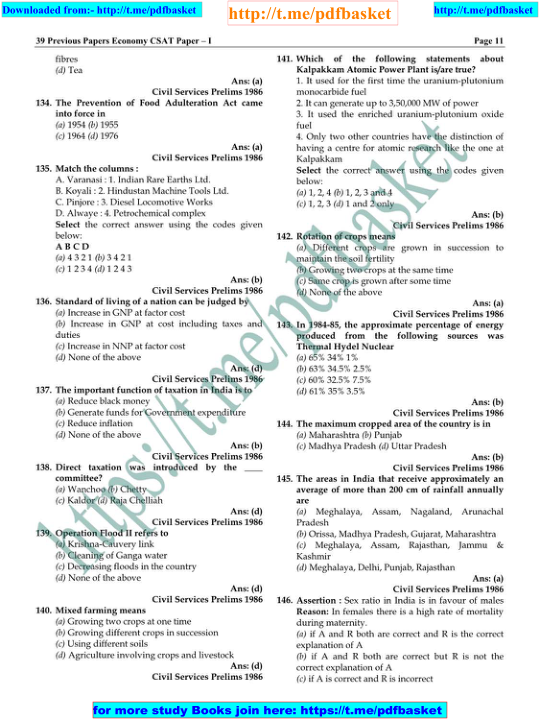
#> input picture img.png, 540 x 720 px
$ python DivideQuestions.py
#> lines starting #> are read from the running program, lines starting #| are printed output that depends on the picture; after the words box and inside, x2 and y2 are one past the last pixel; in counts of white or black regions, pixels touching at a corner belong together
import cv2
import numpy as np

def NumberOfPartitions(gray):
    blur = cv2.GaussianBlur(gray, (29,837), 0)
    thresh = cv2.threshold(blur, 0, 245, cv2.THRESH_BINARY_INV + cv2.THRESH_OTSU)[1]
    rows, cols = thresh.shape
    kernel = cv2.getStructuringElement(cv2.MORPH_RECT, (25,25))

    dilate = cv2.dilate(thresh, kernel, iterations=10)
    count=0
    cnts = cv2.findContours(thresh, cv2.RETR_EXTERNAL, cv2.CHAIN_APPROX_SIMPLE)
    cnts = cnts[0] if len(cnts) == 2 else cnts[1]
    for c in cnts:
        x,y,w,h = cv2.boundingRect(c)
        if(((y+h)-y)==rows):
            count+=1
    return count
def res():
    while True:
        image = cv2.imread('img.png')
#> image is the input picture: shape (720, 540, 3); mean B, G, R 237.1, 236.1, 230.7
        #Removing watermark in order to divide without its involvement.
        alpha = 2.0
        beta = -160
        new = alpha * image + beta
        image = np.clip(new, 0, 255).astype(np.uint8)

        gray = cv2.cvtColor(image, cv2.COLOR_BGR2GRAY)
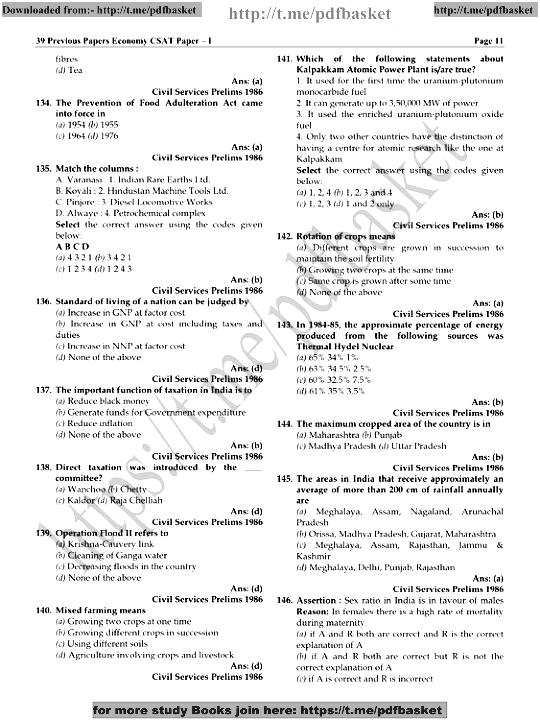
#> gray: shape (720, 540); min 0, max 255, mean 236.3
        blur = cv2.GaussianBlur(gray, (35,37), 0)
        thresh = cv2.threshold(blur, 0, 245, cv2.THRESH_BINARY_INV + cv2.THRESH_OTSU)[1]
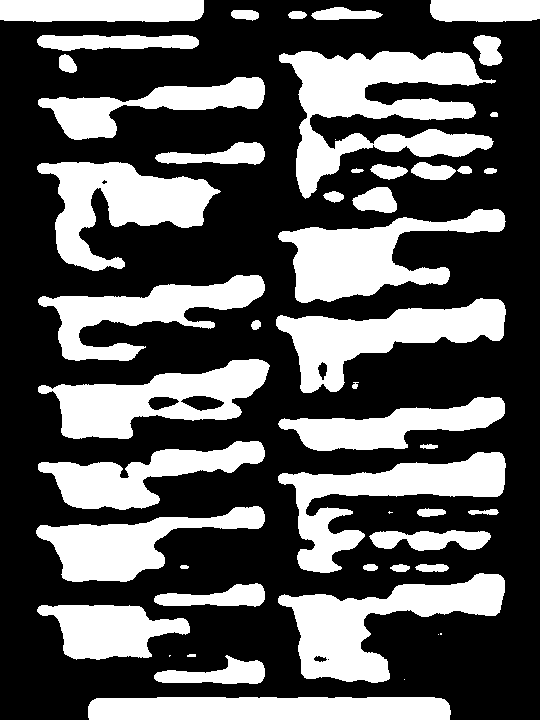
#> thresh: shape (720, 540); values 0 (black) and 245 (white), 35.4% white; 50 white regions (6 under 20 px), largest, box (x1, y1, x2, y2) and area: (279, 51, 496, 199) 14185, (278, 573, 505, 683) 10285, (278, 209, 506, 303) 9446
        rows, cols = thresh.shape
#> rows = 720; cols = 540
        kernel = cv2.getStructuringElement(cv2.MORPH_RECT, (13,13))
        dilate = cv2.dilate(thresh, kernel, iterations=10)
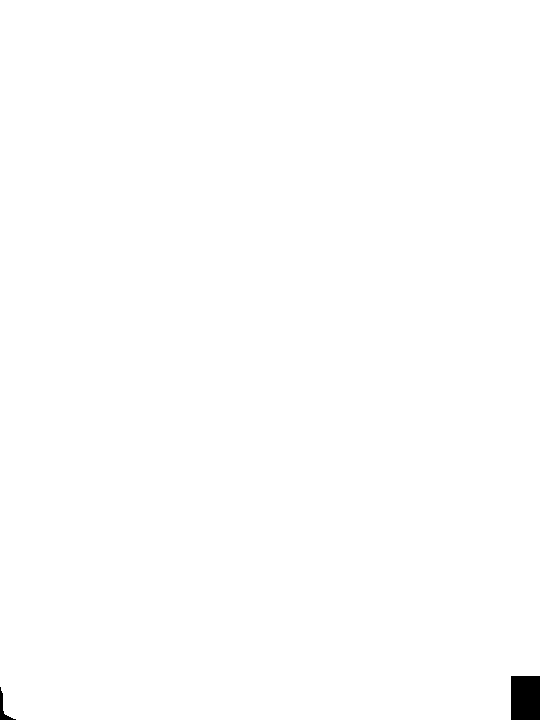
#> dilate: shape (720, 540); values 0 (black) and 245 (white), 99.6% white; 2 black regions
        cnts = cv2.findContours(thresh, cv2.RETR_EXTERNAL, cv2.CHAIN_APPROX_SIMPLE)
#> cnts = 50 contours, 8 with area under 20; largest, box (x1, y1, x2, y2) and area: (279, 51, 496, 199) 13564, (278, 573, 505, 683) 10010, (38, 359, 270, 439) 9364, (37, 162, 221, 271) 9114, (278, 209, 506, 303) 9110
        cnts = cnts[0] if len(cnts) == 2 else cnts[1]
        c = max(cnts, key = cv2.contourArea)
#> c = contour of 579 points, box (x1, y1, x2, y2) (279, 51, 496, 199), area 13564
        x,y,w,h = cv2.boundingRect(c)
#> x = 279; y = 51; w = 217; h = 148
        cv2.rectangle(image, (x, y), (x + w, y + h), (36,255,12), 2)
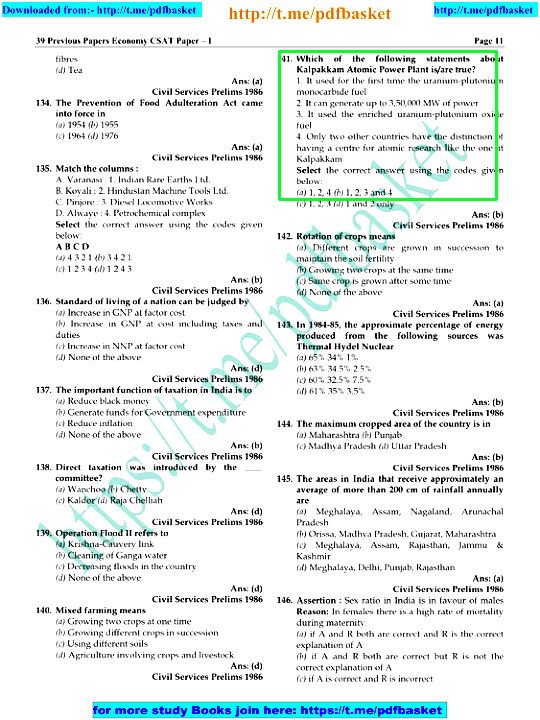
#> image: shape (720, 540, 3); mean B, G, R 237.9, 238.1, 230.4
        count = NumberOfPartitions(gray)
#> in NumberOfPartitions, `blur = cv2.GaussianBlur(gray, (29,837), 0)`:
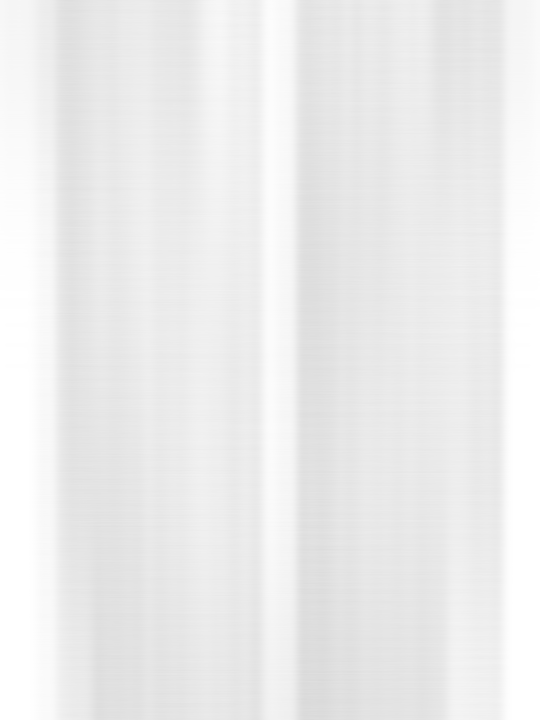
#> blur: shape (720, 540); min 217, max 255, mean 236.3
#> in NumberOfPartitions, `thresh = cv2.threshold(blur, 0, 245, cv2.THRESH_BINARY_INV + cv2.THRES..`:
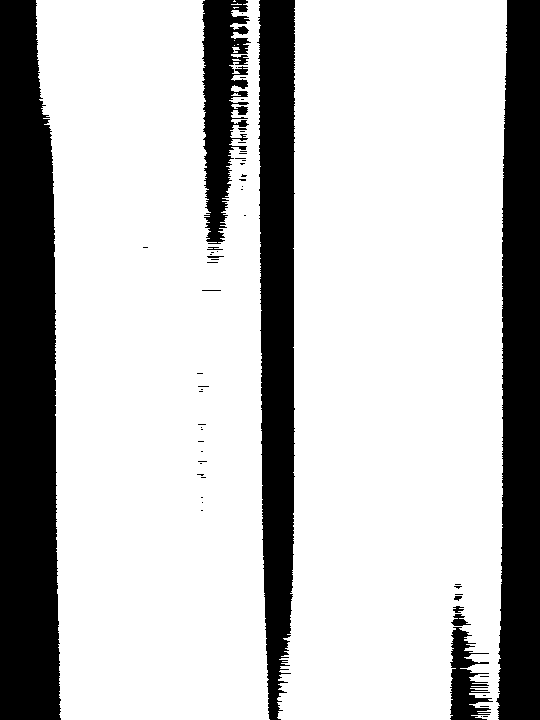
#> thresh: shape (720, 540); values 0 (black) and 245 (white), 75.1% white; 58 black regions (48 under 20 px)
#> in NumberOfPartitions, `dilate = cv2.dilate(thresh, kernel, iterations=10)`: dilate: shape (720, 540); every value is 245
#> in NumberOfPartitions, `cnts = cv2.findContours(thresh, cv2.RETR_EXTERNAL, cv2.CHAIN_APPROX_SI..`: cnts = 11 contours, 9 with area under 20; largest, box (x1, y1, x2, y2) and area: (277, 0, 507, 720) 147850, (36, 0, 270, 720) 141412
#> the loop in NumberOfPartitions, `for c in cnts:` made 11 passes
#> (x, y, w, h, count) on passes 9, 11: (277, 0, 230, 720, 1), (36, 0, 234, 720, 2)
#> (x, y, w, h) on passes 1, 2, 3, 4, 6, 8: (231, 93, 10, 3), (232, 59, 9, 2), (232, 47, 8, 6), (234, 45, 1, 1), (234, 40, 1, 1), (231, 3, 11, 2)
#> after the loop in NumberOfPartitions, `for c in cnts:`: count = 2
#> count = 2
        minwidth = cols//count
#> minwidth = 270
        for c in cnts:
            x,y,w,h = cv2.boundingRect(c)
            if (w>=minwidth-150 and h>=50): cv2.rectangle(image, (x, y), (x + w, y + h), (36,255,12), 2)
#> this loop made 50 passes
#> (x, y, w, h) on passes 1, 2, 3, 5, 6, 8, 9, 10, 11, 12, 13, 14: (88, 697, 363, 23), (404, 679, 1, 1), (154, 655, 111, 29), (187, 654, 9, 3), (438, 634, 1, 1), (37, 605, 153, 55), (154, 583, 111, 24), (278, 573, 227, 110), (180, 565, 9, 4), (415, 564, 34, 8), (390, 564, 20, 8), (363, 564, 15, 7)
#> (c, x, y, w, h) on passes 4, 7: ([[169, 655], [169, 656], [170, 655]], 169, 655, 2, 2), ([[440, 633], [440, 634], [441, 634], [441, 633]], 440, 633, 2, 2)
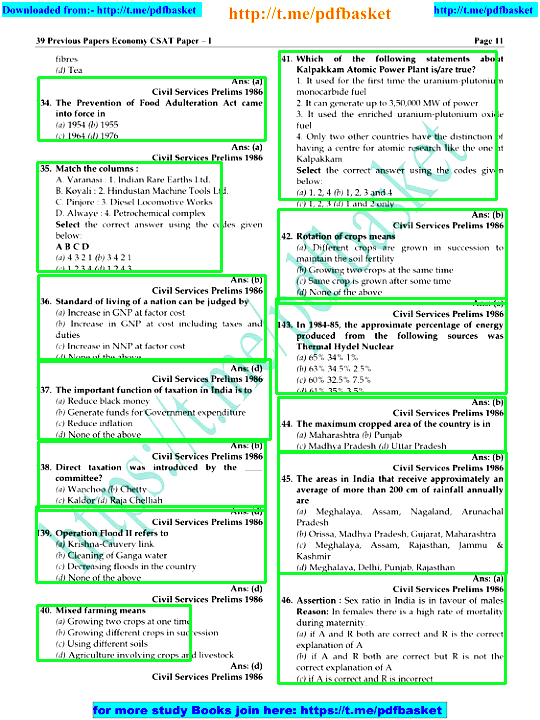
#> image: shape (720, 540, 3); 5.16% of pixels changed, all inside (x1, y1, x2, y2) = (35, 76, 508, 685)
        cv2.imshow('image', image)
        if cv2.waitKey(0) & 0xFF == ord('q'):
#> (key q is pressed here)
            break
    cv2.destroyAllWindows()
res()
